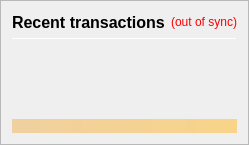
                   <widget class="QFrame" name="frame_RecentTransactions">
                    <property name="enabled">
                     <bool>true</bool>
                    </property>
                    <property name="minimumSize">
                     <size>
                      <width>0</width>
                      <height>0</height>
                     </size>
                    </property>
                    <property name="maximumSize">
                     <size>
                      <width>0</width>
                      <height>0</height>
                     </size>
                    </property>
                    <property name="frameShape">
                     <enum>QFrame::StyledPanel</enum>
                    </property>
                    <property name="frameShadow">
                     <enum>QFrame::Raised</enum>
                    </property>
                    <layout class="QVBoxLayout" name="verticalLayout_1" stretch="0,0,0,0,0">
                     <item>
                      <layout class="QHBoxLayout" name="horizontalLayout_2">
                       <item>
                        <widget class="QLabel" name="label_4">
                         <property name="minimumSize">
                          <size>
                           <width>0</width>
                           <height>20</height>
                          </size>
                         </property>
                         <property name="font">
                          <font>
                           <pointsize>12</pointsize>
                           <weight>75</weight>
                           <bold>true</bold>
                          </font>
                         </property>
                         <property name="text">
                          <string>Recent transactions</string>
                         </property>
                        </widget>
                       </item>
                       <item>
                        <widget class="QLabel" name="labelTransactionsStatus">
                         <property name="cursor">
                          <cursorShape>WhatsThisCursor</cursorShape>
                         </property>
                         <property name="toolTip">
                          <string>The displayed information may be out of date. Your wallet automatically synchronizes with the MYCE network after a connection is established, but this process has not completed yet.</string>
                         </property>
                         <property name="styleSheet">
                          <string notr="true">QLabel { color: red; }</string>
                         </property>
                         <property name="text">
                          <string notr="true">(out of sync)</string>
                         </property>
                         <property name="alignment">
                          <set>Qt::AlignRight|Qt::AlignTrailing|Qt::AlignVCenter</set>
                         </property>
                        </widget>
                       </item>
                       <item>
                        <spacer name="horizontalSpacer">
                         <property name="orientation">
                          <enum>Qt::Horizontal</enum>
                         </property>
                         <property name="sizeHint" stdset="0">
                          <size>
                           <width>40</width>
                           <height>20</height>
                          </size>
                         </property>
                        </spacer>
                       </item>
                      </layout>
                     </item>
                     <item>
                      <widget class="Line" name="line">
                       <property name="minimumSize">
                        <size>
                         <width>0</width>
                         <height>1</height>
                        </size>
                       </property>
                       <property name="maximumSize">
                        <size>
                         <width>16777215</width>
                         <height>1</height>
                        </size>
                       </property>
                       <property name="orientation">
                        <enum>Qt::Horizontal</enum>
                       </property>
                      </widget>
                     </item>
                     <item>
                      <widget class="QListView" name="listTransactions">
                       <property name="minimumSize">
                        <size>
                         <width>0</width>
                         <height>0</height>
                        </size>
                       </property>
                       <property name="styleSheet">
                        <string notr="true">QListView { background: transparent; }</string>
                       </property>
                       <property name="frameShape">
                        <enum>QFrame::NoFrame</enum>
                       </property>
                       <property name="verticalScrollBarPolicy">
                        <enum>Qt::ScrollBarAlwaysOff</enum>
                       </property>
                       <property name="horizontalScrollBarPolicy">
                        <enum>Qt::ScrollBarAlwaysOff</enum>
                       </property>
                       <property name="selectionMode">
                        <enum>QAbstractItemView::NoSelection</enum>
                       </property>
                      </widget>
                     </item>
                     <item>
                      <spacer name="verticalSpacer_2">
                       <property name="orientation">
                        <enum>Qt::Vertical</enum>
                       </property>
                       <property name="sizeType">
                        <enum>QSizePolicy::Expanding</enum>
                       </property>
                       <property name="sizeHint" stdset="0">
                        <size>
                         <width>20</width>
                         <height>40</height>
                        </size>
                       </property>
                      </spacer>
                     </item>
                     <item>
                      <widget class="QLabel" name="labelAlerts">
                       <property name="maximumSize">
                        <size>
                         <width>16777215</width>
                         <height>16777215</height>
                        </size>
                       </property>
                       <property name="styleSheet">
                        <string notr="true">background-color: qlineargradient(x1: 0, y1: 0, x2: 1, y2: 0, stop:0 #F0D0A0, stop:1 #F8D488); color:#000000;</string>
                       </property>
                       <property name="text">
                        <string/>
                       </property>
                       <property name="wordWrap">
                        <bool>true</bool>
                       </property>
                       <property name="margin">
                        <number>3</number>
                       </property>
                      </widget>
                     </item>
                    </layout>
                   </widget>
